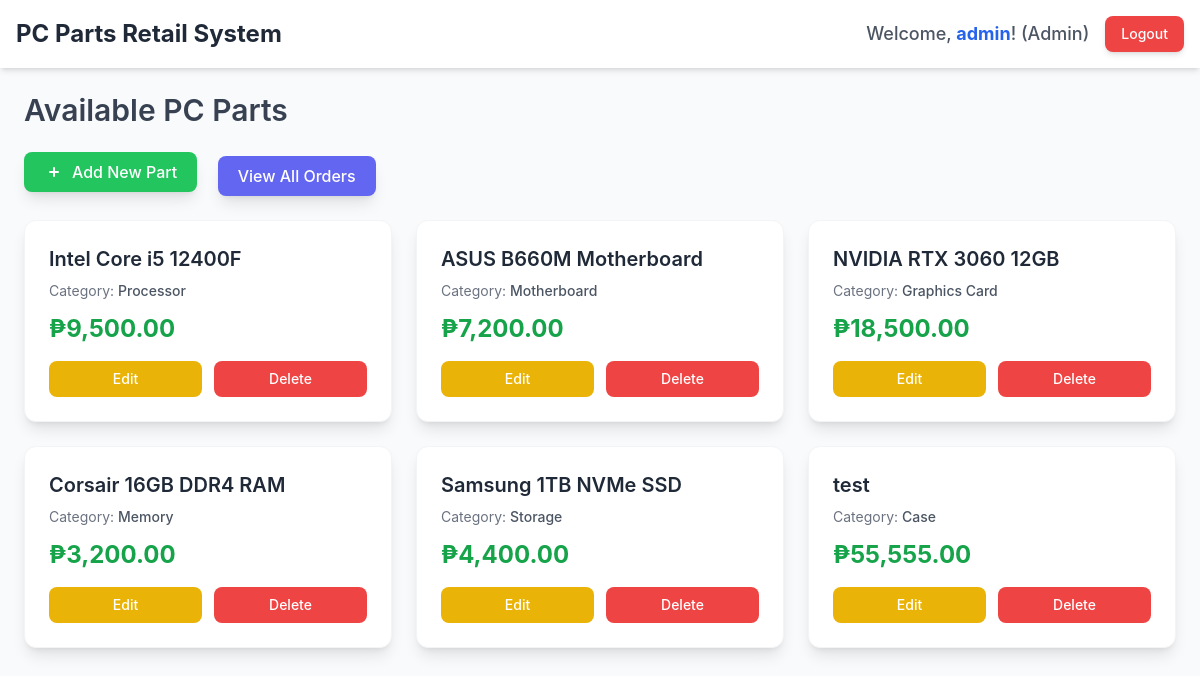
The app's page / (signed in) with its own data.
### tables this page shows
CREATE TABLE pc_parts (id INTEGER PRIMARY KEY AUTOINCREMENT, name TEXT NOT NULL, category TEXT NOT NULL, price REAL NOT NULL);

### app.py (the view)
@app.route('/')
def index():
    if 'username' not in session:
        return redirect(url_for('login'))
    try:
        conn = get_db_connection()
        db_parts = conn.execute('SELECT * FROM pc_parts').fetchall()
    except sqlite3.Error:
        db_parts = []
    finally:
        conn.close()
    return render_template('index.html', parts=db_parts, username=session['username'], role=session['role'])

### app.py (called while the page is built)
def get_db_connection():
    conn = sqlite3.connect(DB_NAME)
    conn.row_factory = sqlite3.Row
    return conn

### templates/index.html (shortened to what this page needs)
<!DOCTYPE html>
<html lang="en">
<head>
    <script src="https://cdn.tailwindcss.com"></script>
</head>
<body class="bg-gray-50 font-sans">
    <header class="bg-white shadow-md p-4 flex justify-between items-center sticky top-0 z-10">
        <h1 class="text-2xl font-bold text-gray-800">PC Parts Retail System</h1>
        <nav class="flex items-center space-x-4">
            <span class="text-lg font-medium text-gray-600">
                Welcome, <span class="font-bold text-blue-600">{{ username }}</span>! ({{ role | capitalize }})
            </span>
            <a href="{{ url_for('logout') }}"
               class="px-4 py-2 bg-red-500 text-white text-sm font-medium rounded-lg hover:bg-red-600 transition duration-150 shadow-md">
                Logout
            </a>
        </nav>
    </header>
    <main class="p-6 max-w-7xl mx-auto">
        <h2 class="text-3xl font-semibold text-gray-700 mb-6">Available PC Parts</h2>
        {% if role == 'admin' %}
        <div class="mb-6">
            <a href="{{ url_for('add') }}" class="px-5 py-2 bg-green-500 text-white font-medium rounded-lg hover:bg-green-600 transition duration-150 inline-flex items-center shadow-lg">
                <svg xmlns="http://www.w3.org/2000/svg" class="h-5 w-5 mr-2" viewBox="0 0 20 20" fill="currentColor">
                    <path fill-rule="evenodd" d="M10 5a1 1 0 011 1v3h3a1 1 0 110 2h-3v3a1 1 0 11-2 0v-3H6a1 1 0 110-2h3V6a1 1 0 011-1z" clip-rule="evenodd" />
                </svg>
                Add New Part
            </a>
            <a href="{{ url_for('admin_orders') }}" class="ml-4 px-5 py-2 bg-indigo-500 text-white font-medium rounded-lg hover:bg-indigo-600 transition duration-150 inline-flex items-center shadow-lg">
                View All Orders
            </a>
        </div>
        {% elif role == 'customer' %}
        <div class="mb-6">
            <a href="{{ url_for('customer_orders') }}" class="px-5 py-2 bg-indigo-500 text-white font-medium rounded-lg hover:bg-indigo-600 transition duration-150 inline-flex items-center shadow-lg">
                View My Orders
            </a>
        </div>
        {% endif %}
        <div class="grid grid-cols-1 md:grid-cols-2 lg:grid-cols-3 gap-6">
            {% for part in parts %}
            <div class="bg-white p-6 rounded-xl shadow-lg hover:shadow-xl transition duration-300 border border-gray-100">
                <h3 class="text-xl font-semibold text-gray-800 mb-2">{{ part.name }}</h3>
                <p class="text-sm text-gray-500 mb-3">Category: <span class="font-medium text-gray-600">{{ part.category }}</span></p>
                <p class="text-2xl font-bold text-green-600 mb-4">₱{{ "{:,.2f}".format(part.price) }}</p>
                {% if role == 'admin' %}
                <div class="flex space-x-3">
                    <a href="{{ url_for('edit_part', id=part.id) }}" class="flex-1 text-center py-2 bg-yellow-500 text-white font-medium rounded-lg text-sm hover:bg-yellow-600 transition duration-150">
                        Edit
                    </a>
                    <a href="{{ url_for('delete', id=part.id) }}" onclick="return confirm('Are you sure you want to delete this part?');" class="flex-1 text-center py-2 bg-red-500 text-white font-medium rounded-lg text-sm hover:bg-red-600 transition duration-150">
                        Delete
                    </a>
                </div>
                {% endif %}
            </div>
            {% endfor %}
        </div>
    </main>
</body>
</html>

### records on screen
pc_parts: name "Intel Core i5 12400F", category "Processor", price "9,500.00"
pc_parts: name "ASUS B660M Motherboard", category "Motherboard", price "7,200.00"
pc_parts: name "NVIDIA RTX 3060 12GB", category "Graphics Card", price "18,500.00"
pc_parts: name "Corsair 16GB DDR4 RAM", category "Memory", price "3,200.00"
pc_parts: name "Samsung 1TB NVMe SSD", category "Storage", price "4,400.00"
pc_parts: name "test", category "Case", price "55,555.00"

### other values on screen
{{ username }} "admin"
{{ role | capitalize }} "Admin"
